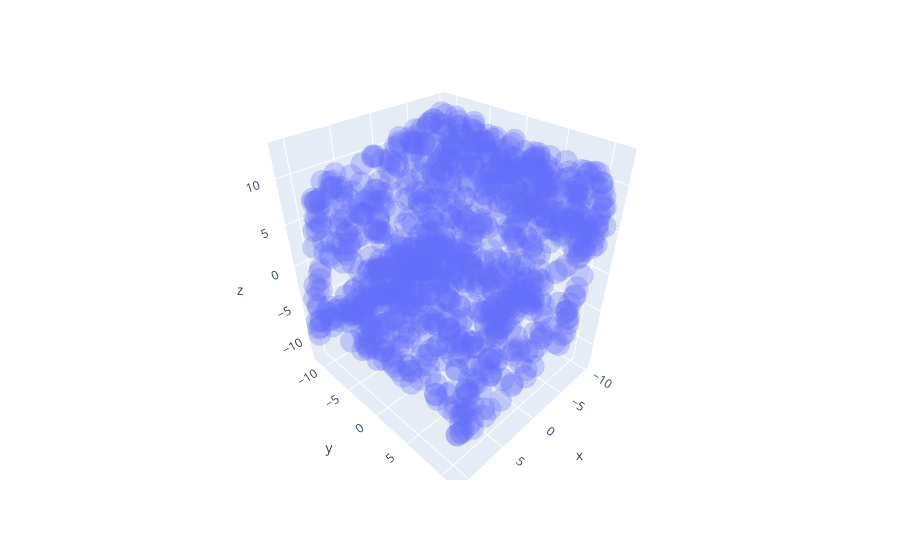

The notebook cell saved with this chart:
### Code cell
# Augmented data point
transformered = augmentation(sample)
plot_3d_shape(transformered[0])

### Figure 1 — Plotly figure (JSON) as saved in the notebook; plotly's stock layout.template omitted (floating-point values rounded to 4 significant figures; data arrays with more than 128 entries replaced by an {"elided": "..."} marker saying what was removed)
{"data": [{"hovertemplate": "x=%{x}<br>y=%{y}<br>z=%{z}<extra></extra>", "legendgroup": "", "marker": {"color": "#636efa", "opacity": 0.3, "symbol": "circle"}, "mode": "markers", "name": "", "scene": "scene", "showlegend": false, "type": "scatter3d", "x": {"elided": "1024 float values"}, "y": {"elided": "1024 float values"}, "z": {"elided": "1024 float values"}}], "layout": {"legend": {"tracegroupgap": 0}, "margin": {"t": 60}, "scene": {"domain": {"x": [0, 1], "y": [0, 1]}, "xaxis": {"title": {"text": "x"}}, "yaxis": {"title": {"text": "y"}}, "zaxis": {"title": {"text": "z"}}}}}
